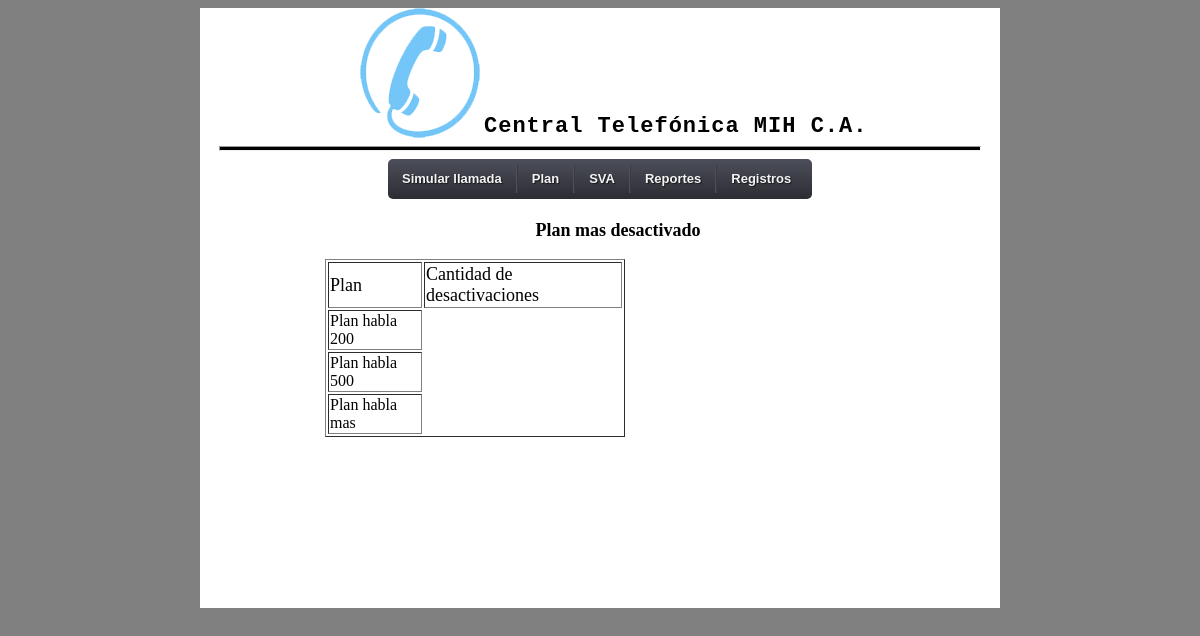
The page /Plan_mas_desactivado.php on the database as committed earlier.
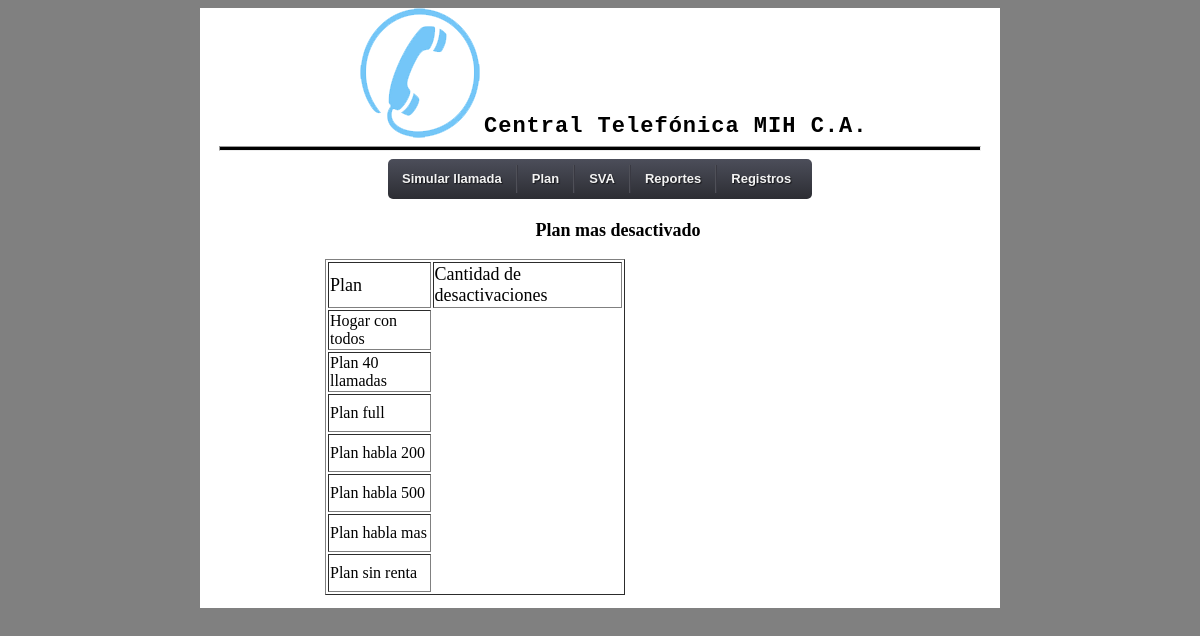
The same page on the database as committed later.
### tables this page shows
CREATE TABLE IF NOT EXISTS `plan` (
  `Id_plan` int(11) NOT NULL AUTO_INCREMENT,
  `Nombre` varchar(30) NOT NULL,
  `Tipo_plan` varchar(30) NOT NULL,
  `Tipo_tele` varchar(30) NOT NULL,
  `Precio` int(11) NOT NULL,
  `Cant_activaciones` int(11) NOT NULL,
  `Cant_desact` int(11) NOT NULL,
  PRIMARY KEY (`Id_plan`),
  UNIQUE KEY `Nombre` (`Nombre`)
);

### Plan_mas_desactivado.php (the view, shortened to what this page needs)
<html>
<head>
<link rel="stylesheet" type="text/css" href="css/estilo.css" media="screen" />
</head>
<body>
	<div id="contenedor">
		<div id="encabezado">
			<a href="index.php"><img src="imagen/logo.png"></a>
			<label id="titulo">Central Telef&oacute;nica MIH C.A.</label>
		</div>
		<hr>
		<div id="contenido">
			<div id="menu">
			</div>
			<div id="espac_cont">
				<div id="cantidad_llamdas">
					<center><p style="font-size: 18px;font-weight: bold;">Plan mas desactivado<p></center>
					<?php
						$link = mysql_connect("localhost", "root", NULL);
						$result1 = mysql_query("SELECT Nombre FROM plan", $link);
						echo "<table border = '1' style = 'margin: 0px 0px 0px 89px; width:300px;'> \n";
						echo "<tr style = 'height: 38px'><td style = 'font-size:18px'>Plan</td><td style = 'font-size:18px'>Cantidad de desactivaciones</td>
						</tr> \n";
						while ($row = mysql_fetch_row($result1)){
						echo "<tr style = 'height: 38px'><td>$row[0] </td></tr> \n";
						}
						echo "</table> \n";
					?>
				</div>
				</div>
			</div>
		</div>
</body>
</html>

Rows that differ between the two databases and show on the page:
added plan: Nombre "Hogar con todos"
added plan: Nombre "Plan 40 llamadas"
added plan: Nombre "Plan full"
added plan: Nombre "Plan sin renta"
